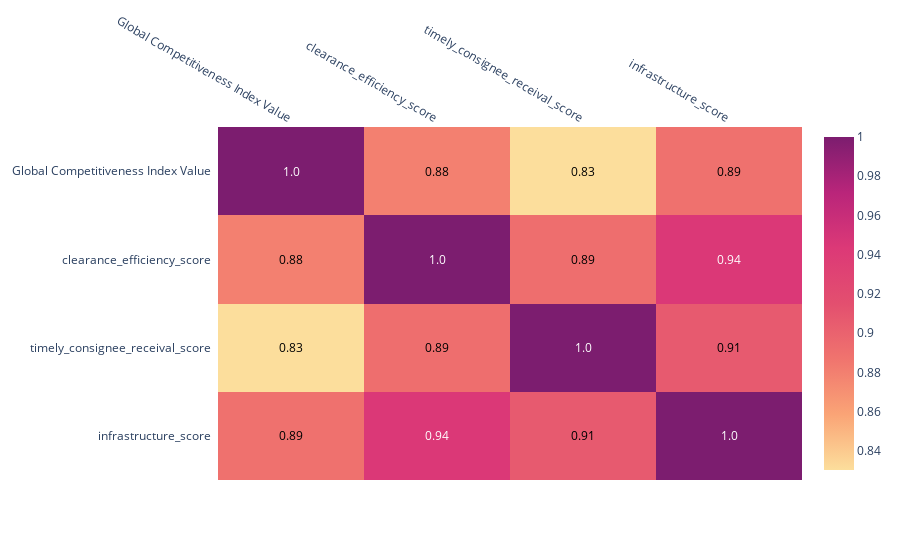

The cell this chart's notebook holds for it:
### Code cell
corrMatrix(matrix, 'sunsetdark')

### Figure 1 — Plotly figure (JSON) as saved in the notebook; plotly's stock layout.template omitted (floating-point values rounded to 4 significant figures)
{"data": [{"colorscale": [[0, "rgb(252, 222, 156)"], [0.1667, "rgb(250, 164, 118)"], [0.3333, "rgb(240, 116, 110)"], [0.5, "rgb(227, 79, 111)"], [0.6667, "rgb(220, 57, 119)"], [0.8333, "rgb(185, 37, 122)"], [1, "rgb(124, 29, 111)"]], "reversescale": false, "showscale": true, "type": "heatmap", "x": ["Global Competitiveness Index Value", "clearance_efficiency_score", "timely_consignee_receival_score", "infrastructure_score"], "y": ["Global Competitiveness Index Value", "clearance_efficiency_score", "timely_consignee_receival_score", "infrastructure_score"], "z": [[1, 0.8795, 0.8303, 0.8895], [0.8795, 1, 0.8912, 0.9441], [0.8303, 0.8912, 1, 0.9066], [0.8895, 0.9441, 0.9066, 1]]}], "layout": {"annotations": [{"font": {"color": "#FFFFFF"}, "showarrow": false, "text": "1.0", "x": "Global Competitiveness Index Value", "xref": "x", "y": "Global Competitiveness Index Value", "yref": "y"}, {"font": {"color": "#000000"}, "showarrow": false, "text": "0.88", "x": "clearance_efficiency_score", "xref": "x", "y": "Global Competitiveness Index Value", "yref": "y"}, {"font": {"color": "#000000"}, "showarrow": false, "text": "0.83", "x": "timely_consignee_receival_score", "xref": "x", "y": "Global Competitiveness Index Value", "yref": "y"}, {"font": {"color": "#000000"}, "showarrow": false, "text": "0.89", "x": "infrastructure_score", "xref": "x", "y": "Global Competitiveness Index Value", "yref": "y"}, {"font": {"color": "#000000"}, "showarrow": false, "text": "0.88", "x": "Global Competitiveness Index Value", "xref": "x", "y": "clearance_efficiency_score", "yref": "y"}, {"font": {"color": "#FFFFFF"}, "showarrow": false, "text": "1.0", "x": "clearance_efficiency_score", "xref": "x", "y": "clearance_efficiency_score", "yref": "y"}, {"font": {"color": "#000000"}, "showarrow": false, "text": "0.89", "x": "timely_consignee_receival_score", "xref": "x", "y": "clearance_efficiency_score", "yref": "y"}, {"font": {"color": "#FFFFFF"}, "showarrow": false, "text": "0.94", "x": "infrastructure_score", "xref": "x", "y": "clearance_efficiency_score", "yref": "y"}, {"font": {"color": "#000000"}, "showarrow": false, "text": "0.83", "x": "Global Competitiveness Index Value", "xref": "x", "y": "timely_consignee_receival_score", "yref": "y"}, {"font": {"color": "#000000"}, "showarrow": false, "text": "0.89", "x": "clearance_efficiency_score", "xref": "x", "y": "timely_consignee_receival_score", "yref": "y"}, {"font": {"color": "#FFFFFF"}, "showarrow": false, "text": "1.0", "x": "timely_consignee_receival_score", "xref": "x", "y": "timely_consignee_receival_score", "yref": "y"}, {"font": {"color": "#000000"}, "showarrow": false, "text": "0.91", "x": "infrastructure_score", "xref": "x", "y": "timely_consignee_receival_score", "yref": "y"}, {"font": {"color": "#000000"}, "showarrow": false, "text": "0.89", "x": "Global Competitiveness Index Value", "xref": "x", "y": "infrastructure_score", "yref": "y"}, {"font": {"color": "#FFFFFF"}, "showarrow": false, "text": "0.94", "x": "clearance_efficiency_score", "xref": "x", "y": "infrastructure_score", "yref": "y"}, {"font": {"color": "#000000"}, "showarrow": false, "text": "0.91", "x": "timely_consignee_receival_score", "xref": "x", "y": "infrastructure_score", "yref": "y"}, {"font": {"color": "#FFFFFF"}, "showarrow": false, "text": "1.0", "x": "infrastructure_score", "xref": "x", "y": "infrastructure_score", "yref": "y"}], "xaxis": {"dtick": 1, "gridcolor": "rgb(0, 0, 0)", "side": "top", "ticks": ""}, "yaxis": {"autorange": "reversed", "dtick": 1, "ticks": "", "ticksuffix": "  "}}}
